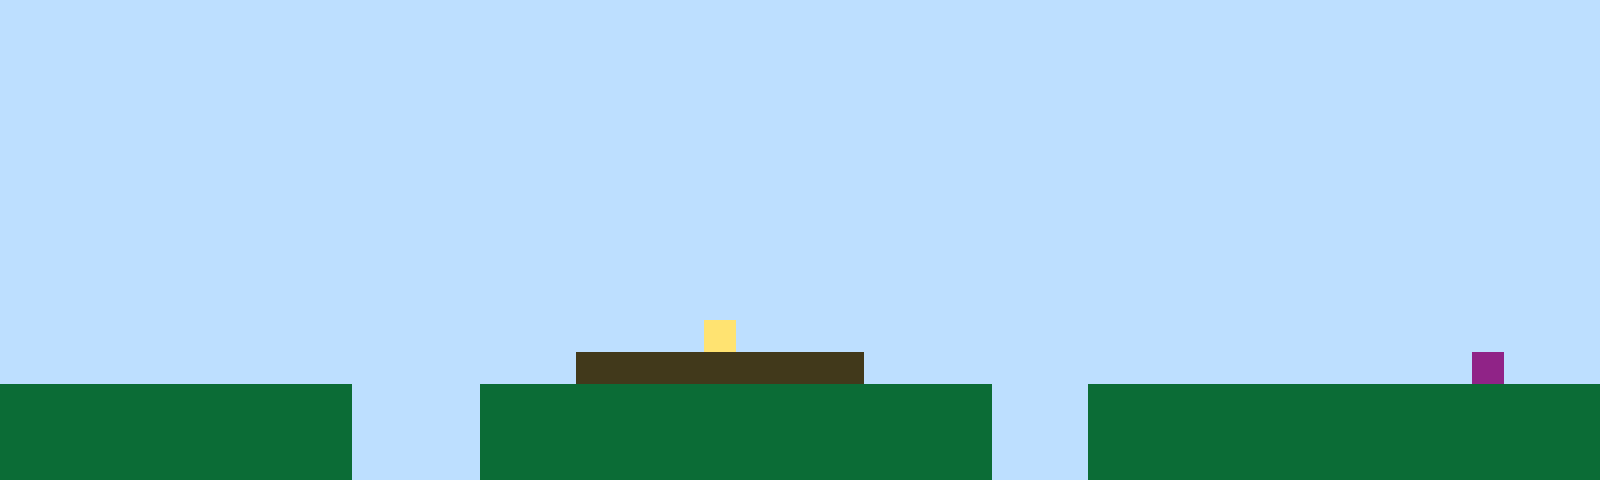

A 2D game scene composited from a Tiled map and its tileset images. What follows is a short description and the map's XML, with every tile layer's data as written:
An orthogonal 50x15 tile map with 32x32 px tiles, 1 tile layer (Tile Layer 1).

<map version="1.10" tiledversion="1.11.2" orientation="orthogonal" renderorder="right-up" width="50" height="15" tilewidth="32" tileheight="32" infinite="0" nextlayerid="2" nextobjectid="1"><editorsettings><export target="map1.csv" format="csv" /></editorsettings><tileset firstgid="1" name="sprites" tilewidth="32" tileheight="32" tilecount="6" columns="3"><image source="sprites.png" width="96" height="64" /></tileset><layer id="1" name="Tile Layer 1" width="50" height="15"><data encoding="csv">1,1,1,1,1,1,1,1,1,1,1,1,1,1,1,1,1,1,1,1,1,1,1,1,1,1,1,1,1,1,1,1,1,1,1,1,1,1,1,1,1,1,1,1,1,1,1,1,1,1,1,1,1,1,1,1,1,1,1,1,1,1,1,1,1,1,1,1,1,1,1,1,1,1,1,1,1,1,1,1,1,1,1,1,1,1,1,1,1,1,1,1,1,1,1,1,1,1,1,1,1,1,1,1,1,1,1,1,1,1,1,1,1,1,1,1,1,1,1,1,1,1,1,1,1,1,1,1,1,1,1,1,1,1,1,1,1,1,1,1,1,1,1,1,1,1,1,1,1,1,1,1,1,1,1,1,1,1,1,1,1,1,1,1,1,1,1,1,1,1,1,1,1,1,1,1,1,1,1,1,1,1,1,1,1,1,1,1,1,1,1,1,1,1,1,1,1,1,1,1,1,1,1,1,1,1,1,1,1,1,1,1,1,1,1,1,1,1,1,1,1,1,1,1,1,1,1,1,1,1,1,1,1,1,1,1,1,1,1,1,1,1,1,1,1,1,1,1,1,1,1,1,1,1,1,1,1,1,1,1,1,1,1,1,1,1,1,1,1,1,1,1,1,1,1,1,1,1,1,1,1,1,1,1,1,1,1,1,1,1,1,1,1,1,1,1,1,1,1,1,1,1,1,1,1,1,1,1,1,1,1,1,1,1,1,1,1,1,1,1,1,1,1,1,1,1,1,1,1,1,1,1,1,1,1,1,1,1,1,1,1,1,1,1,1,1,1,1,1,1,1,1,1,1,1,1,1,1,1,1,1,1,1,1,1,1,1,1,1,1,1,1,1,1,1,1,1,1,1,1,1,1,1,1,1,1,1,1,1,1,1,1,1,1,1,1,1,1,1,1,1,1,1,1,1,1,1,1,1,1,1,1,1,1,1,1,1,1,1,1,1,1,1,1,1,1,1,1,1,1,1,1,1,1,1,1,1,1,1,1,1,1,1,1,1,1,1,1,1,1,1,1,1,1,1,1,1,1,1,1,1,1,1,1,1,1,1,1,1,1,1,1,1,1,1,1,1,1,1,1,1,1,1,1,1,1,1,1,1,1,1,1,1,1,1,1,1,1,1,1,1,1,1,1,1,1,1,1,1,1,1,1,1,1,1,1,1,1,1,1,1,1,4,1,1,1,1,1,1,1,1,1,1,1,1,1,1,1,1,1,1,1,1,1,1,1,1,1,1,1,1,1,1,1,1,1,1,1,1,1,1,1,1,1,1,1,1,1,3,3,3,3,3,3,3,3,3,1,1,1,1,1,1,1,1,1,1,1,1,1,1,1,1,1,1,1,6,1,1,1,2,2,2,2,2,2,2,2,2,2,2,1,1,1,1,2,2,2,2,2,2,2,2,2,2,2,2,2,2,2,2,1,1,1,2,2,2,2,2,2,2,2,2,2,2,2,2,2,2,2,2,2,2,2,2,2,2,2,2,2,2,1,1,1,1,2,2,2,2,2,2,2,2,2,2,2,2,2,2,2,2,1,1,1,2,2,2,2,2,2,2,2,2,2,2,2,2,2,2,2,2,2,2,2,2,2,2,2,2,2,2,1,1,1,1,2,2,2,2,2,2,2,2,2,2,2,2,2,2,2,2,1,1,1,2,2,2,2,2,2,2,2,2,2,2,2,2,2,2,2</data></layer></map>
